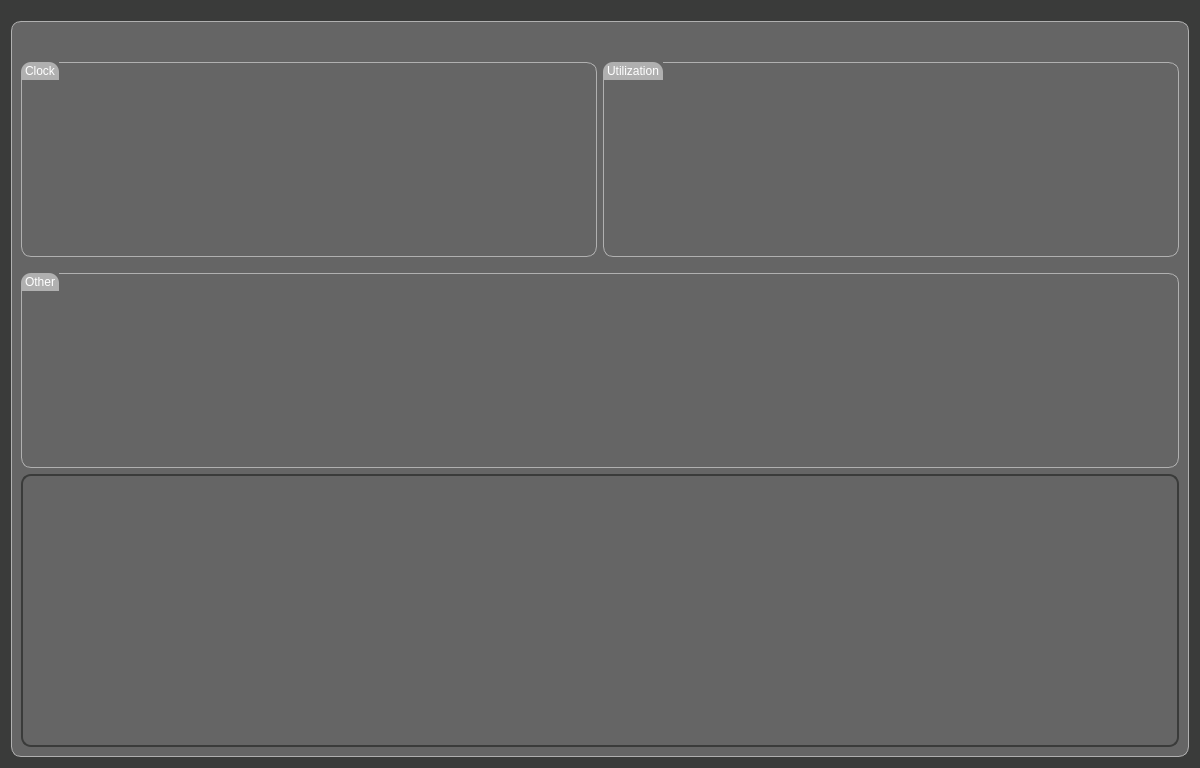
<?xml version="1.0" encoding="UTF-8"?>
<ui version="4.0">
 <class>GPUDetails</class>
 <widget class="QWidget" name="GPUDetails">
  <property name="geometry">
   <rect>
    <x>0</x>
    <y>0</y>
    <width>1200</width>
    <height>768</height>
   </rect>
  </property>
  <property name="minimumSize">
   <size>
    <width>1200</width>
    <height>768</height>
   </size>
  </property>
  <property name="maximumSize">
   <size>
    <width>16777215</width>
    <height>16777215</height>
   </size>
  </property>
  <property name="windowTitle">
   <string>GPU Details</string>
  </property>
  <property name="windowIcon">
   <iconset resource="Resources.qrc">
    <normaloff>:/images/icons/LenovoLegionIco.png</normaloff>:/images/icons/LenovoLegionIco.png</iconset>
  </property>
  <property name="styleSheet">
   <string notr="true">/* Basic */
QWidget {
	background-color: #656565;
    border-radius: 10px;
    border: 0px;
}

#GPUDetails {
	background-color: rgb(58, 59, 58);
}

/*-----QToolTip-----*/
QToolTip {
            background-color: #656565;
			background-clip: padding-box;
            color: rgb(58, 59, 58);
            border: 1px solid rgb(58, 59, 58);
            border-radius: 10px;
            padding: 10px 12px;
            font-size: 13px;
            margin: 2px;
}

/*-----QGroupBox-----*/
QGroupBox {
    border: 1px solid gray;
    border-color: #b0b0b0;
    margin-top: 10px;
    font-size: 12px;
    border-radius: 10px;
	background-color: #656565;
}

QGroupBox::title {
    subcontrol-position: top left;
    border-top-left-radius: 10px;
    border-top-right-radius: 10px;
    padding: 2px 2px;
    background-color: #b0b0b0;
    color: rgb(255, 255, 255);
}

QGroupBox::indicator {
    width: 12px;
    height: 12px;
}

QGroupBox::indicator:unchecked {
    background-color: #656565;
    border: 2px solid #656565;
    border-radius: 4px;
}

QGroupBox::indicator:checked {
    background: qlineargradient(
        x1:0, y1:0, x2:1, y2:1,
        stop:0 #656565,
        stop:1 #b0b0b0
    );
    border: 2px solid #656565;
    border-radius: 4px;
}

/* QLabel */
QLabel  {
    background: qlineargradient(x1:0, y1:0, x2:0, y2:1,
                                stop:0 #656565, stop:1 #656565);
    color: white;
    padding: 18px;
    border-radius: 10px;
    font-weight: bold;
    border: 2px solid rgb(58, 59, 58);
}</string>
  </property>
  <layout class="QVBoxLayout" name="verticalLayout_2" stretch="95">
   <item>
    <widget class="QGroupBox" name="groupBox_GPUDetails">
     <property name="title">
      <string/>
     </property>
     <layout class="QVBoxLayout" name="verticalLayout" stretch="30,30,40">
      <property name="topMargin">
       <number>30</number>
      </property>
      <item>
       <layout class="QHBoxLayout" name="horizontalLayout_GPUDetailsUtClock">
        <item>
         <widget class="QGroupBox" name="groupBox_GPUDetailsClock">
          <property name="title">
           <string>Clock</string>
          </property>
          <layout class="QHBoxLayout" name="horizontalLayout_3">
           <property name="topMargin">
            <number>30</number>
           </property>
           <item>
            <widget class="LenovoLegionGui::HWMonitor" name="widget_GPUDetailsGraphicsClock" native="true"/>
           </item>
           <item>
            <widget class="LenovoLegionGui::HWMonitor" name="widget_GPUDetailsMemoryClock" native="true"/>
           </item>
           <item>
            <widget class="LenovoLegionGui::HWMonitor" name="widget_GPUDetailsSMClock" native="true"/>
           </item>
          </layout>
         </widget>
        </item>
        <item>
         <widget class="QGroupBox" name="groupBox_GPUDetailsUtilization">
          <property name="title">
           <string>Utilization</string>
          </property>
          <layout class="QHBoxLayout" name="horizontalLayout_2">
           <property name="topMargin">
            <number>30</number>
           </property>
           <item>
            <widget class="LenovoLegionGui::HWMonitor" name="widget_GPUDetailsGPUUtilization" native="true"/>
           </item>
           <item>
            <widget class="LenovoLegionGui::HWMonitor" name="widget_GPUDetailsMemoryUtilization" native="true"/>
           </item>
           <item>
            <widget class="LenovoLegionGui::HWMonitor" name="widget_GPUDetailsMemoryUsed" native="true"/>
           </item>
          </layout>
         </widget>
        </item>
       </layout>
      </item>
      <item>
       <widget class="QGroupBox" name="groupBox_GPUDetailsOther">
        <property name="title">
         <string>Other</string>
        </property>
        <layout class="QHBoxLayout" name="horizontalLayout">
         <property name="topMargin">
          <number>30</number>
         </property>
         <item>
          <widget class="LenovoLegionGui::HWMonitor" name="widget_GPUDetailsTemperature" native="true"/>
         </item>
         <item>
          <widget class="LenovoLegionGui::HWMonitor" name="widget_GPUDetailsPower" native="true"/>
         </item>
         <item>
          <widget class="LenovoLegionGui::HWMonitor" name="widget_GPUDetailsPCIERX" native="true"/>
         </item>
         <item>
          <widget class="LenovoLegionGui::HWMonitor" name="widget_GPUDetailsPCIETX" native="true"/>
         </item>
        </layout>
       </widget>
      </item>
      <item>
       <widget class="QLabel" name="label_GPUDetailsSummarBody">
        <property name="text">
         <string/>
        </property>
        <property name="alignment">
         <set>Qt::AlignmentFlag::AlignLeading|Qt::AlignmentFlag::AlignLeft|Qt::AlignmentFlag::AlignTop</set>
        </property>
       </widget>
      </item>
     </layout>
    </widget>
   </item>
  </layout>
 </widget>
 <customwidgets>
  <customwidget>
   <class>LenovoLegionGui::HWMonitor</class>
   <extends>QWidget</extends>
   <header location="global">HWMonitor.h</header>
   <container>1</container>
  </customwidget>
 </customwidgets>
 <resources>
  <include location="Resources.qrc"/>
 </resources>
 <connections/>
</ui>
